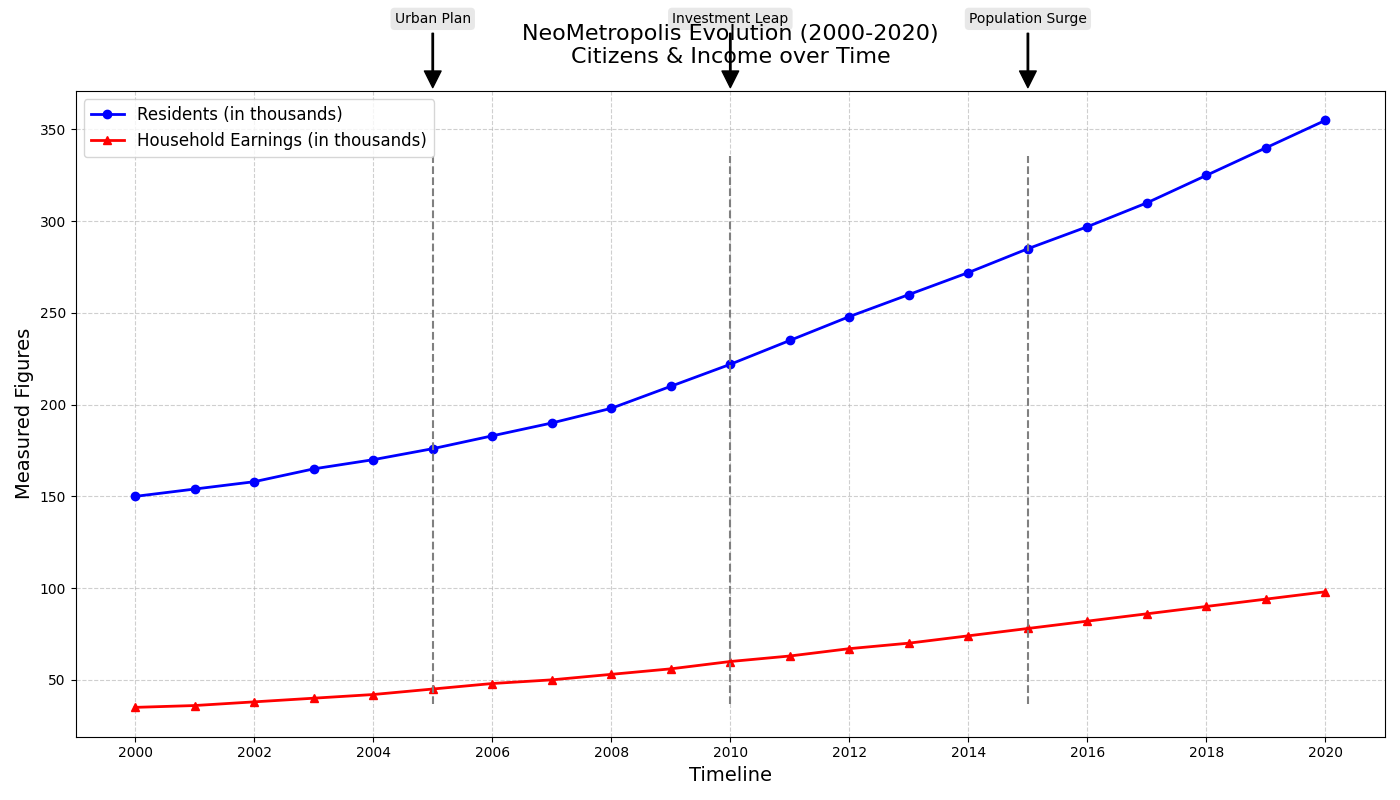

Generate this figure with Python:
import matplotlib.pyplot as plt
import numpy as np

years = np.arange(2000, 2021)
population = np.array([
    150, 154, 158, 165, 170, 176, 183, 190, 198, 210,
    222, 235, 248, 260, 272, 285, 297, 310, 325, 340, 355
])
household_income = np.array([
    35, 36, 38, 40, 42, 45, 48, 50, 53, 56,
    60, 63, 67, 70, 74, 78, 82, 86, 90, 94, 98
])

fig, ax = plt.subplots(figsize=(14, 8))

ax.plot(years, population, label="Residents (in thousands)", color='blue', linestyle='-', marker='o', linewidth=2)
ax.plot(years, household_income, label="Household Earnings (in thousands)", color='red', linestyle='-', marker='^', linewidth=2)

ax.set_title("NeoMetropolis Evolution (2000-2020)\nCitizens & Income over Time", fontsize=16, pad=20)
ax.set_xlabel("Timeline", fontsize=14)
ax.set_ylabel("Measured Figures", fontsize=14)

ax.legend(loc='upper left', fontsize=12)
ax.grid(True, linestyle='--', alpha=0.6)
ax.set_xticks(np.arange(2000, 2021, 2))

milestones = [(2005, 'Urban Plan'), (2010, 'Investment Leap'), (2015, 'Population Surge')]
for year, event in milestones:
    ax.axvline(x=year, color='grey', linestyle='--', linewidth=1.5, ymin=0.05, ymax=0.9)
    ax.annotate(event, 
                xy=(year, ax.get_ylim()[1]), 
                xytext=(year, ax.get_ylim()[1] * 1.1),
                arrowprops=dict(facecolor='black', shrink=0.05, width=1),
                fontsize=10, 
                ha='center', 
                bbox=dict(boxstyle="round,pad=0.3", edgecolor='none', facecolor='lightgrey', alpha=0.5))

plt.tight_layout()
plt.show()
